Frame 1 (no input): blank canvas, image omitted
Frame 60 (the mouse pressed at the canvas centre just before this capture): blank canvas, image omitted
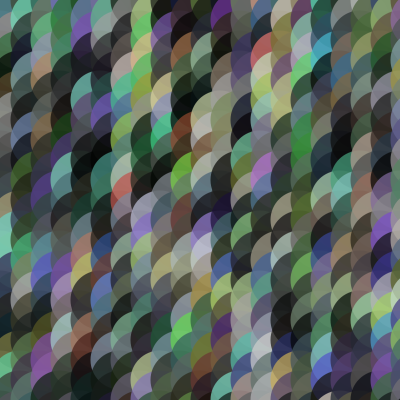
Frame 120 (the mouse held since frame 60 and released just before this capture)

The Processing sketch whose frames 1 and 60 were blank and that drew this single picture after the mouse press (run headless with seeded random() and noise(); from frame 60 on, the mouse is pressed at the canvas centre):

// Processing sketch: processing_21703
// ── processing_21703.pde


float a,b,c,d,h;
boolean pez=false;
color c2;

void setup() {
  size(400,400);
  frameRate(20);
}


void draw() {
  background(0);


  if(pez) {
    a=a+b;
    b=1;
h=mouseY/2;//taille du seuil
    if (a>h) {//taille des cercles

      a=a*-1;
    }
  }
  for(int i=0;i<width+100;i=i+20) {//ronds en large
    for(int j=0;j<height+100;j=j+20) {//ronds en long

colorMode(HSB);
c2=color(random(200),random(180),random(225), 50+ (height*mouseX)/610) ;//couleurs des cercles
      fill(c2);
      noStroke();
      ellipse(i,j,a,a);
      fill(1);
      smooth();
    }
  }
} 

void mousePressed() {
  pez=!pez;
}
